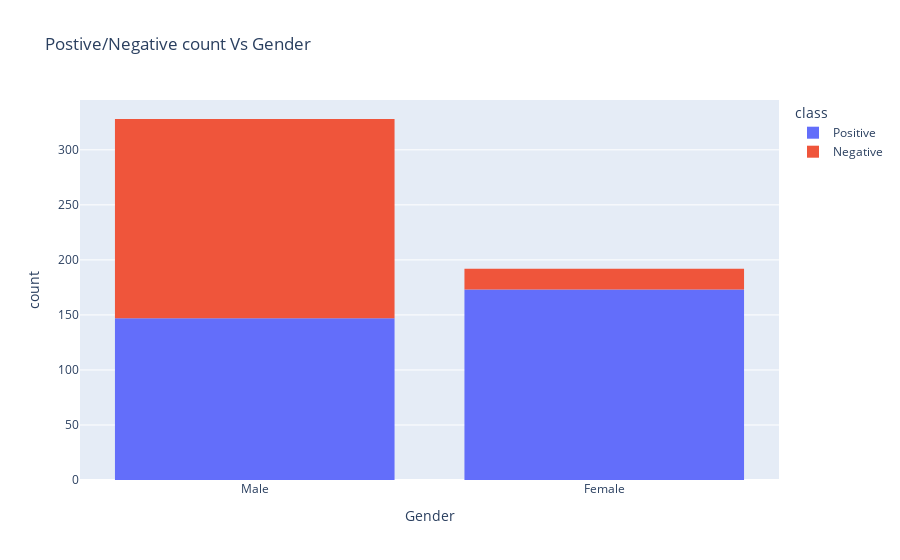

This figure's notebook cell:
### Markdown cell above
##DISTRIBUTION OF GENDER

### Code cell
import plotly.express as px    # For Creating Interactive graphs
gendis= px.histogram(Diabetes, x = 'Gender', color = 'class', title="Postive/Negative count Vs Gender")
gendis.show()
pltbl= ['Gender', 'class']
cm = sns.light_palette("green", as_cmap=True)
(round(pd.crosstab(Diabetes[pltbl[0]],Diabetes[pltbl[1]], normalize='columns') * 100,2)).style.background_gradient(cmap = cm)

### Figure 1 — Plotly figure (JSON) as saved in the notebook; plotly's stock layout.template omitted (floating-point values rounded to 4 significant figures; data arrays with more than 128 entries replaced by an {"elided": "..."} marker saying what was removed)
{"data": [{"alignmentgroup": "True", "bingroup": "x", "hovertemplate": "class=Positive<br>Gender=%{x}<br>count=%{y}<extra></extra>", "legendgroup": "Positive", "marker": {"color": "#636efa", "pattern": {"shape": ""}}, "name": "Positive", "offsetgroup": "Positive", "orientation": "v", "showlegend": true, "type": "histogram", "x": {"elided": "320 str values"}, "xaxis": "x", "yaxis": "y"}, {"alignmentgroup": "True", "bingroup": "x", "hovertemplate": "class=Negative<br>Gender=%{x}<br>count=%{y}<extra></extra>", "legendgroup": "Negative", "marker": {"color": "#EF553B", "pattern": {"shape": ""}}, "name": "Negative", "offsetgroup": "Negative", "orientation": "v", "showlegend": true, "type": "histogram", "x": {"elided": "200 str values"}, "xaxis": "x", "yaxis": "y"}], "layout": {"barmode": "relative", "legend": {"title": {"text": "class"}, "tracegroupgap": 0}, "title": {"text": "Postive/Negative count Vs Gender"}, "xaxis": {"anchor": "y", "domain": [0, 1], "title": {"text": "Gender"}}, "yaxis": {"anchor": "x", "domain": [0, 1], "title": {"text": "count"}}}}
